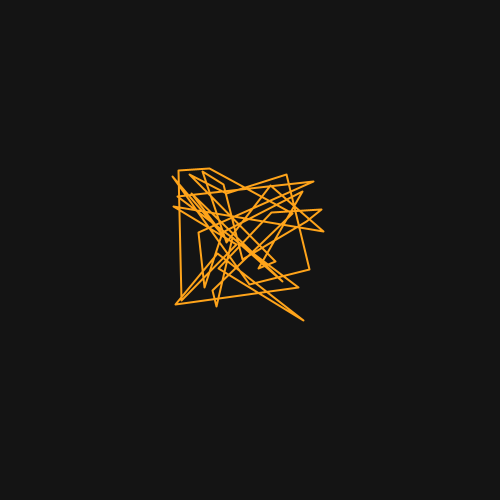
Frame 1 (no input)
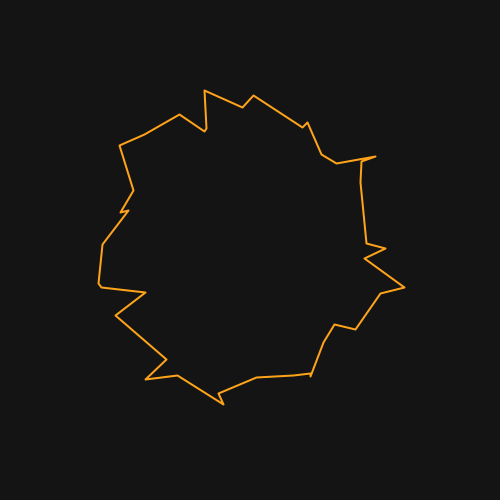
Frame 60 (the mouse pressed at the canvas centre just before this capture)
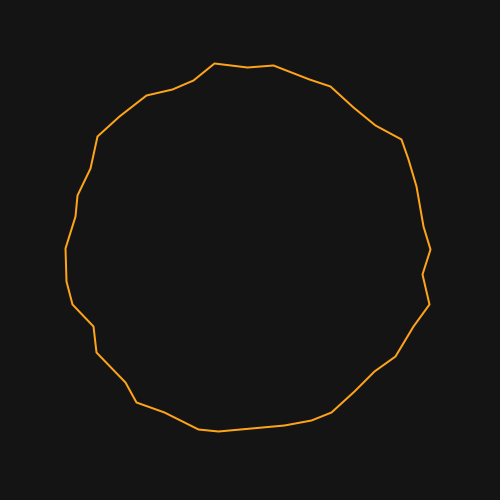
Frame 120 (the mouse held since frame 60 and released just before this capture)

The Processing sketch that drew these frames (run headless with seeded random() and noise(); from frame 60 on, the mouse is pressed at the canvas centre):

// Processing sketch: processing_138547
// ── processing_138547.pde

float angle, radius, lx, ly, sz = 5;
int num = 40;
PVector[] dots = new PVector[num];
PVector[] endPos = new PVector[num];

void setup() {
  size(500, 500);
  background(20);
  fill(#FFA41A);
  noFill();
  stroke(#FFA41A);
  strokeWeight(2);
  strokeJoin(ROUND);
  radius = width*.4;

  for (int i=0; i<num; i++) {
    float x = random(width*.33, width*.66);
    float y = random(height*.33, height*.66);
    dots[i]= new PVector(x, y);
  }

  for (int i=0; i<num; i++) {
    float px = width/2 + sin(angle)*radius;
    float py = height/2 + cos(angle)*radius;
    endPos[i]= new PVector(px, py);
    angle+=TWO_PI/num;
  }
}

void draw() {
  background(20);
  beginShape();
  for (int i=0; i<num; i++) {
    dots[i].x = lerp(dots[i].x, endPos[i].x, 0.02);
    dots[i].y = lerp(dots[i].y, endPos[i].y, 0.02);
    if (i==0) vertex(dots[i].x, dots[i].y);
    vertex(dots[i].x, dots[i].y);
    if (i==num-1) vertex(dots[i].x, dots[i].y);
  }
  endShape(CLOSE);
  
  if (frameCount%241==0) {
    for (int i=0; i<num; i++) {
    float x = random(width*.33, width*.66);
    float y = random(height*.33, height*.66);
    dots[i]= new PVector(x, y);
  }
  
  
  }
}
